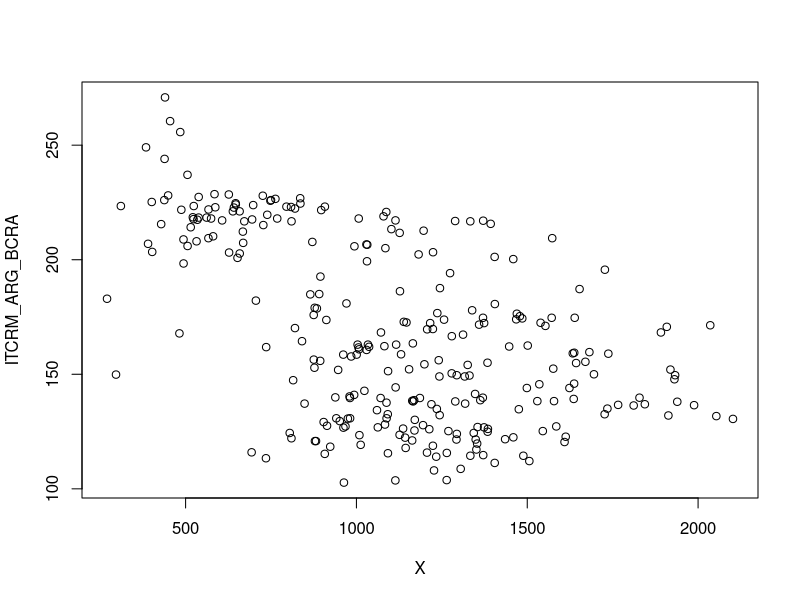
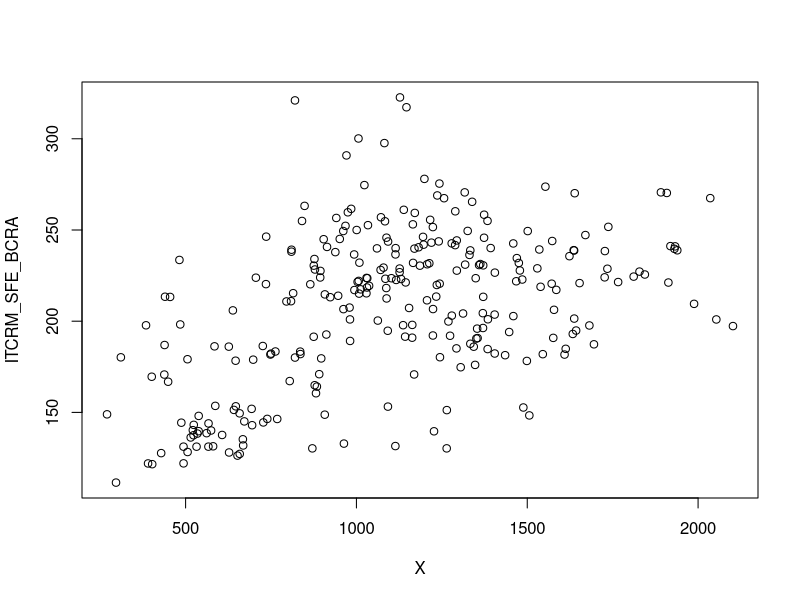
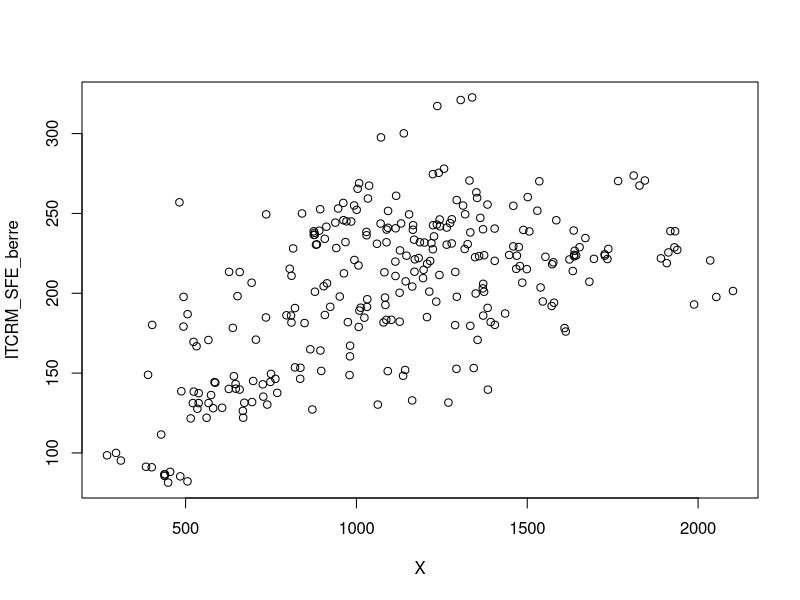
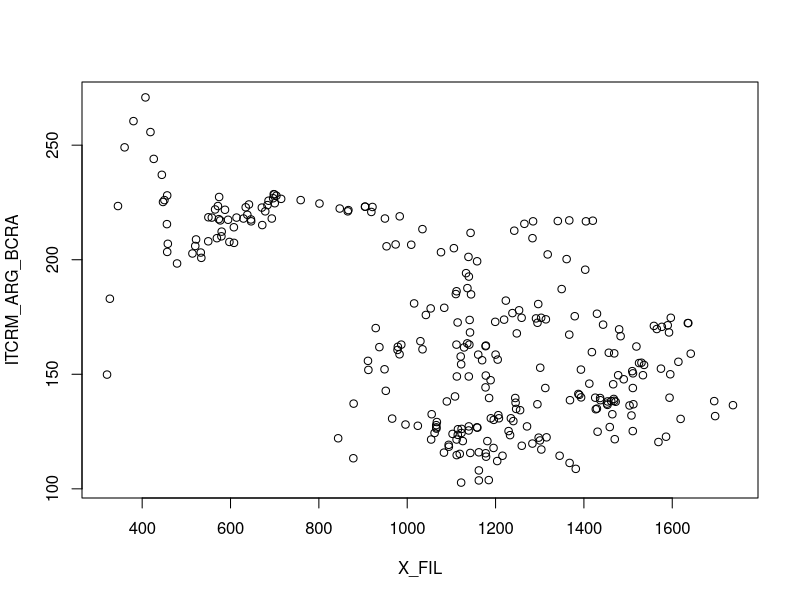
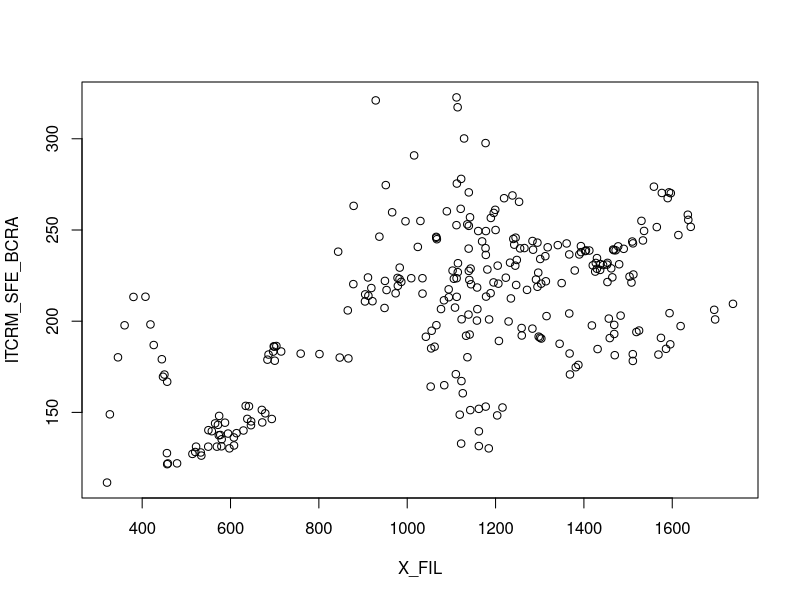
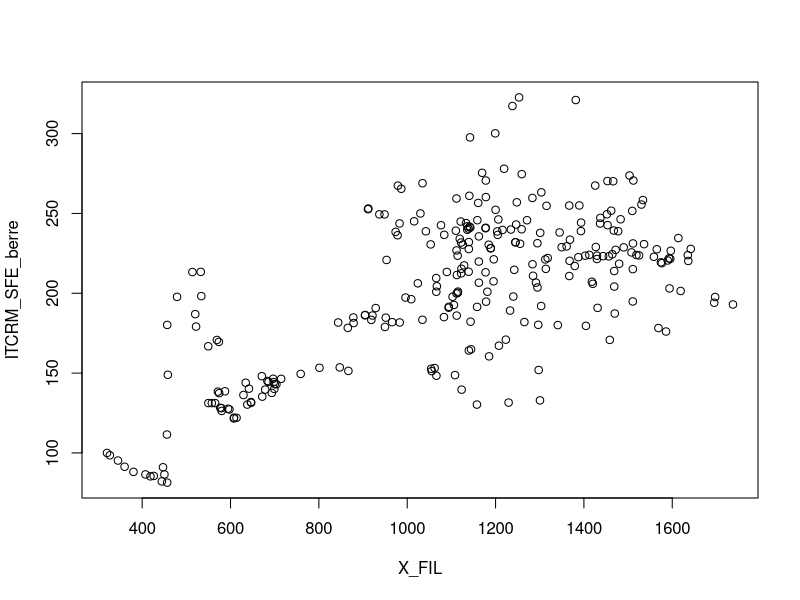

Here is the R script that generated these plots, in order:
#Librerias####
library(readxl)
library(dynlm)
#Datos####
datos <- read_excel("datos.xlsx",
                    sheet = "Tabelle2",
                    range = "K2:S278")

attach(datos)
#DESCRIPTIVAS ####
## X SIN FILTRAR ####
cor(X, ITCRM_ARG_BCRA)
cor(X, ITCRM_SFE_BCRA)
cor(X, ITCRM_SFE_berre)

plot(X, ITCRM_ARG_BCRA)
plot(X, ITCRM_SFE_BCRA)
plot(X, ITCRM_SFE_berre)
## X FILTRADAS ####
cor(X_FIL, ITCRM_ARG_BCRA)
cor(X_FIL, ITCRM_SFE_BCRA)
cor(X_FIL, ITCRM_SFE_berre)

plot(X_FIL, ITCRM_ARG_BCRA)
plot(X_FIL, ITCRM_SFE_BCRA)
plot(X_FIL, ITCRM_SFE_berre)
# MODELOS SIMPLES####
## X SIN FILTRAR####
reg_ARG       <- lm(log(X) ~ log(ITCRM_ARG_BCRA))
reg_SFE_BCRA  <- lm(log(X) ~ log(ITCRM_SFE_BCRA))
reg_SFE_Berre <- lm(log(X) ~ log(ITCRM_SFE_berre))

summary(reg_ARG)
summary(reg_SFE_BCRA)
summary(reg_SFE_Berre)

## X FILTRADAS####
reg_ARG_fil       <- lm(log(X_FIL) ~ log(ITCRM_ARG_BCRA))
reg_SFE_BCRA_fil  <- lm(log(X_FIL) ~ log(ITCRM_SFE_BCRA))
reg_SFE_Berre_fil <- lm(log(X_FIL) ~ log(ITCRM_SFE_berre))

summary(reg_ARG_fil)
summary(reg_SFE_BCRA_fil)
summary(reg_SFE_Berre_fil)
# MODELOS MULTIPPLES####
## X SIN FILTRAR | GEBC####
reg_ARG_mult       <- lm(log(X) ~ log(ITCRM_ARG_BCRA) + log(GEBC))
reg_SFE_BCRA_mult  <- lm(log(X) ~ log(ITCRM_SFE_BCRA) + log(GEBC))
reg_SFE_Berre_mult <- lm(log(X) ~ log(ITCRM_SFE_berre) + log(GEBC))

summary(reg_ARG_mult)
summary(reg_SFE_BCRA_mult)
summary(reg_SFE_Berre_mult)
## X FILTRADAS | GEBC####
reg_ARG_mult_fil       <- lm(log(X) ~ log(ITCRM_ARG_BCRA)  + log(GEBC))
reg_SFE_BCRA_mult_fil  <- lm(log(X) ~ log(ITCRM_SFE_BCRA)  + log(GEBC))
reg_SFE_Berre_mult_fil <- lm(log(X) ~ log(ITCRM_SFE_berre) + log(GEBC))

summary(reg_ARG_mult_fil)
summary(reg_SFE_BCRA_mult_fil)
summary(reg_SFE_Berre_mult_fil)

## X SIN FILTRAR | GEBC + VMT####
reg_ARG_mult_2       <- lm(log(X) ~ log(ITCRM_ARG_BCRA) + log(GEBC)  + log(VMT))
reg_SFE_BCRA_mult_2  <- lm(log(X) ~ log(ITCRM_SFE_BCRA) + log(GEBC)  + log(VMT))
reg_SFE_Berre_mult_2 <- lm(log(X) ~ log(ITCRM_SFE_berre) + log(GEBC) + log(VMT))

summary(reg_ARG_mult_2)
summary(reg_SFE_BCRA_mult_2)
summary(reg_SFE_Berre_mult_2)
## X FILTRADAS | GEBC + VMT####
reg_ARG_mult_fil_2       <- lm(log(X) ~ log(ITCRM_ARG_BCRA)  + log(GEBC) + log(VMT))
reg_SFE_BCRA_mult_fil_2  <- lm(log(X) ~ log(ITCRM_SFE_BCRA)  + log(GEBC) + log(VMT))
reg_SFE_Berre_mult_fil_2 <- lm(log(X) ~ log(ITCRM_SFE_berre) + log(GEBC) + log(VMT))

summary(reg_ARG_mult_fil_2)
summary(reg_SFE_BCRA_mult_fil_2)
summary(reg_SFE_Berre_mult_fil_2)
